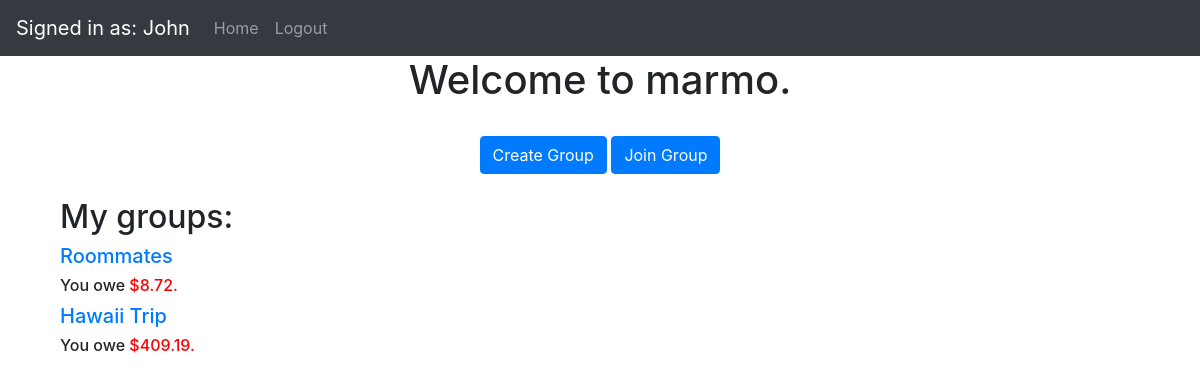
/ (signed in), run on the app's committed database.
### website/models.py (models this page shows, shortened)
class User(db.Model, UserMixin):
    id = db.Column(db.Integer, primary_key=True)
    username = db.Column(db.String(200), nullable=False)
    email = db.Column(db.String(150), unique=True)
    password = db.Column(db.String(150))
    date_created = db.Column(db.DateTime(timezone=True), default=func.now())
    groups = db.relationship('Group', secondary=group_member, backref="members")
    transactions = db.relationship('Transaction', secondary=user_transaction, backref="members_included")
    def __repr__(self):
        return f'{self.username}'

class Group(db.Model):
    id = db.Column(db.Integer, primary_key=True)
    admin_id = db.Column(db.Integer)
    group_name = db.Column(db.String(30), nullable=False)
    date_created = db.Column(db.DateTime(timezone=True), default=func.now())
    transactions = db.relationship('Transaction')
    payments = db.relationship('Payment')
    def calculate_debts(self, member):
        total_paid = 0
        total_borrowed = 0
        for transaction in self.transactions:
            if transaction.payer_id == member.id:
                total_paid += transaction.amount
            if member in transaction.members_included:
                total_borrowed += (transaction.amount / len(transaction.members_included))
        overall = total_paid - total_borrowed
        for payment in self.payments:
            if payment.payer_id == member.id:
                overall += payment.amount
            if payment.recipient_id == member.id:
                overall -= payment.amount
        overall = round(overall, 2)
        return_list = [overall]
        if overall == 0:
            return_list.append(0)
        elif overall < 0:
            return_list.append(-1)
        elif overall > 0:
            return_list.append(1)
        return_list[0] = "{:,.2f}".format(abs(overall))
        return return_list

class Transaction(db.Model):
    id = db.Column(db.Integer, primary_key=True)
    group_id = db.Column(db.Integer, db.ForeignKey('group.id'))
    payer_id = db.Column(db.Integer, nullable=False)
    creator_id = db.Column(db.Integer, nullable=False)
    amount = db.Column(db.Numeric(10, 2), nullable=False)
    description = db.Column(db.String(300), nullable=False)
    date_created = db.Column(db.DateTime(timezone=True), default=func.now())

class Payment(db.Model):
    id = db.Column(db.Integer, primary_key=True)
    group_id = db.Column(db.Integer, db.ForeignKey('group.id'))
    payer_id = db.Column(db.Integer, nullable=False)
    recipient_id = db.Column(db.Integer, nullable=False)
    amount = db.Column(db.Numeric(10,2), nullable=False)
    description = db.Column(db.String(300), nullable=False)
    date_created = db.Column(db.DateTime(timezone=True), default=func.now())

### website/views.py (the view)
@views.route('/', methods=['GET', 'POST'])
def home():
    if (str(current_user)[0] != '<'):
        return render_template("home.html", user=current_user)
    else:
        return render_template("landing.html", user=current_user)

### website/__init__.py (called while the page is built)
def create_app():
    app = Flask(__name__)
    app.config['SECRET_KEY'] = 'hjshjhdjah kjshkjdhjs'
    app.config['SQLALCHEMY_DATABASE_URI'] = 'sqlite:///marmo.db'
    db.init_app(app)
    from .views import views
    from .auth import auth
    app.register_blueprint(views, url_prefix='/')
    app.register_blueprint(auth, url_prefix='/')
    from .models import User
    create_database(app)
    login_manager = LoginManager()
    login_manager.login_view = 'auth.login'
    login_manager.init_app(app)
    login_manager.login_message = "You must be logged in to perform that action."
    @login_manager.user_loader
    def load_user(id):
        return User.query.get(int(id))
    return app

### website/templates/home.html (shortened to what this page needs)
{% extends "base.html" %} {% block title %}Home{% endblock %} {% block content %}
<h1 align="center">Welcome to marmo.</h1><br>
<div class="container" align="center">
    <a class="btn btn-primary" href="create-group" role="button" align="center">Create Group</a>
    <a class="btn btn-primary" href="join-group" role="button">Join Group</a><br><br>
</div>
<div class="container" align="left" padding="1rem">
    <h2>My groups:</h2>
    {% for group in user.groups %}
    <span>
        <h5><a href="mygroup?groupID={{ group.id }}">{{ group.group_name }}</a></h5>
    </span>
    <h6>
        {% if group.calculate_debts(user)[1] == -1 %}
        You owe <span style="color:red">${{ group.calculate_debts(user)[0] }}.</span>
        {% endif %}
    </h6>
    {% endfor %}
</div>
{% endblock %}

### website/templates/base.html (shortened to what this page needs)
<!DOCTYPE html>
<html>
  <head>
    <link
      rel="stylesheet"
      href="https://stackpath.bootstrapcdn.com/bootstrap/4.4.1/css/bootstrap.min.css"
    />
    <link
      rel="stylesheet"
      href="https://stackpath.bootstrapcdn.com/font-awesome/4.7.0/css/font-awesome.min.css"
    />
  </head>
  <body>
    <nav class="navbar navbar-expand-lg navbar-dark bg-dark">
      {% if user.is_authenticated %}
      <a class="navbar-brand" href="/account">Signed in as: {{ user.username }}</a>
      {% endif %}
      <div class="collapse navbar-collapse" id="navbar">
        <div class="navbar-nav">
          {% if user.is_authenticated %}
          <a class="nav-item nav-link" id="home" href="/">Home</a>
          <a class="nav-item nav-link" id="logout" href="/logout">Logout</a>
          {% else %}
          <a class="nav-item nav-link" id="login" href="/login">Login</a>
          <a class="nav-item nav-link" id="signUp" href="/sign-up">Sign Up</a>
          {% endif %}
        </div>
      </div>
    </nav>
    <div class="container">{% block content %} {% endblock %}</div>
  </body>
</html>

### data on the page
User: username "John"
Group: group_name "Roommates", payer_id "8.72"
Group: group_name "Hawaii Trip", amount "409.19"
